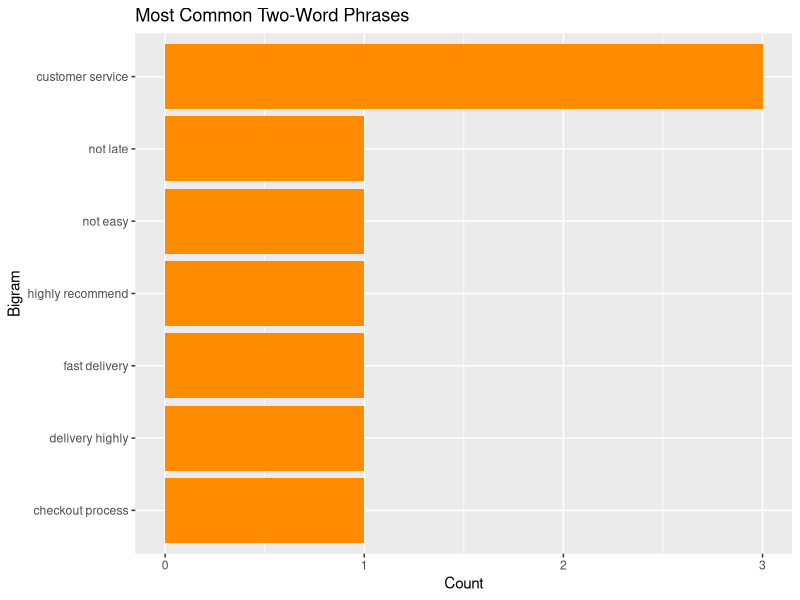

R code for this plot:

# Single-word analysis loses word order - "not good" and "good" would be
# treated identically. N-grams (word pairs, triples, etc.) preserve some
# of that context. This is commonly used to catch negations and common
# phrases that single-word frequency analysis misses.

library(tidytext)
library(dplyr)
library(ggplot2)
library(tidyr)

reviews_df <- data.frame(
  doc_id = 1:5,
  text = c(
    "The customer service was not good and the staff seemed unhelpful.",
    "Delivery was not late this time, everything arrived on schedule.",
    "Great customer service and very fast delivery, highly recommend.",
    "The checkout process was not easy and took far too long.",
    "Customer service was excellent, truly great experience overall."
  ),
  stringsAsFactors = FALSE
)

# token = "ngrams", n = 2 splits text into overlapping two-word phrases
# instead of single words
bigrams <- reviews_df %>%
  unnest_tokens(bigram, text, token = "ngrams", n = 2)

print(head(bigrams$bigram, 10))

# separate() splits "word1 word2" into two columns so stop words can be
# filtered from EACH position (filtering the combined phrase directly
# would miss cases like "was not")
bigrams_split <- bigrams %>%
  separate(bigram, into = c("word1", "word2"), sep = " ")

bigrams_clean <- bigrams_split %>%
  filter(!word1 %in% stop_words$word | word1 == "not",  # keep "not" - it matters here
         !word2 %in% stop_words$word)

bigram_counts <- bigrams_clean %>%
  unite(bigram, word1, word2, sep = " ") %>%
  count(bigram, sort = TRUE)

print(bigram_counts)

# --- chart: most common two-word phrases ---
ggplot(head(bigram_counts, 8), aes(x = reorder(bigram, n), y = n)) +
  geom_col(fill = "darkorange") +
  coord_flip() +
  labs(title = "Most Common Two-Word Phrases", x = "Bigram", y = "Count")
